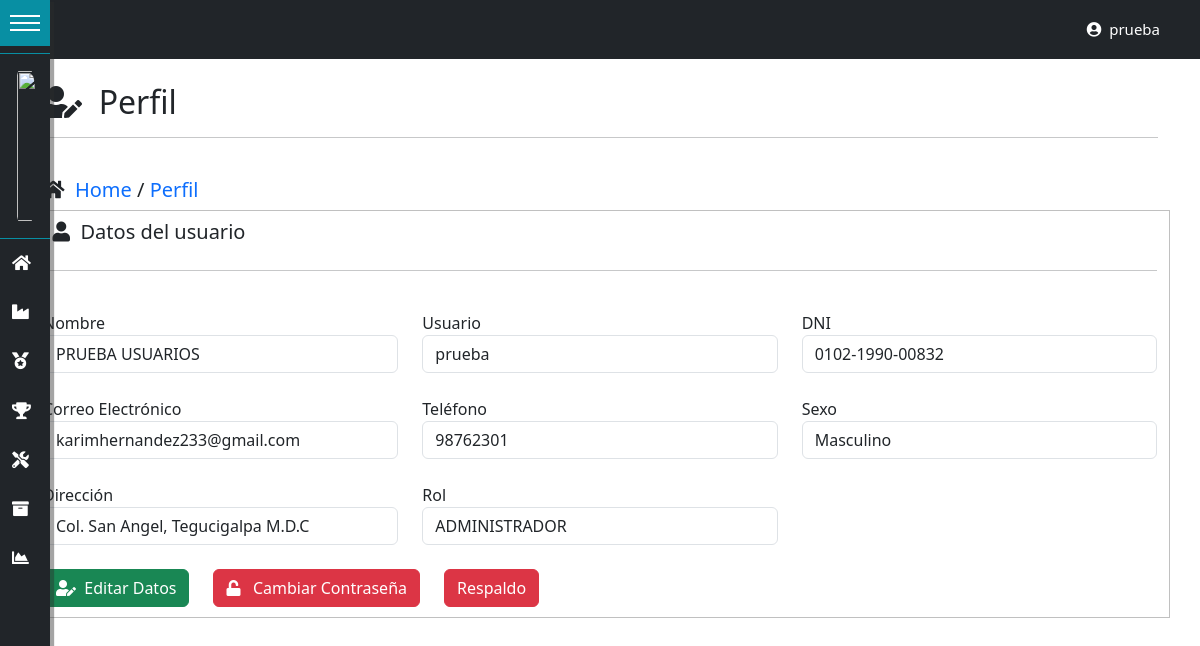
Before: /perfil/1 (signed in) with the older database file.
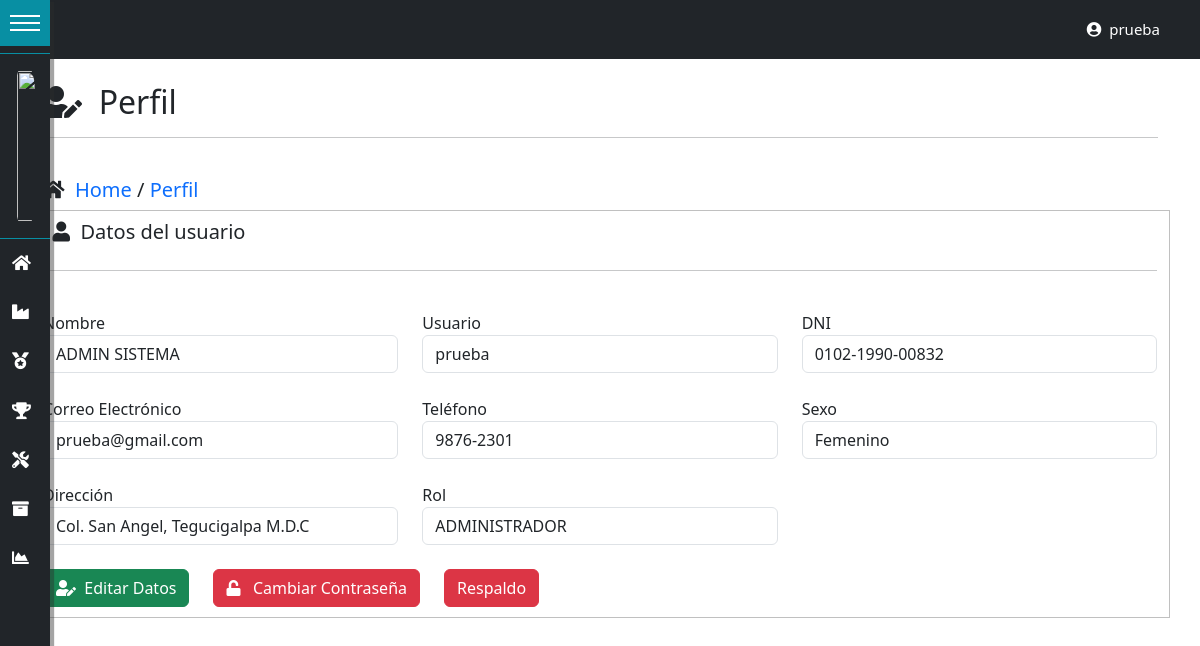
After: the same page with the newer database file.
### tables this page shows
CREATE TABLE IF NOT EXISTS `usuarios` (
  `id_usuario` int(11) NOT NULL AUTO_INCREMENT,
  `id_persona` int(11) DEFAULT NULL,
  `usuario` varchar(50) NOT NULL,
  `estado` enum('Activo','Inactivo','Bloqueado','Eliminado') NOT NULL,
  `contrasena` varchar(100) NOT NULL,
  `id_rol` int(11) DEFAULT NULL,
  `fecha_ultima_conexion` datetime DEFAULT NULL,
  `correo_electronico` varchar(50) NOT NULL,
  `creado_por` varchar(30) NOT NULL,
  `fecha_creacion` datetime NOT NULL,
  `modificado_por` varchar(30) DEFAULT NULL,
  `fecha_modificacion` datetime DEFAULT NULL,
  PRIMARY KEY (`id_usuario`) USING BTREE,
  KEY `FK_empleados_roles` (`id_rol`) USING BTREE,
  KEY `FK_usuarios_personas` (`id_persona`),
  CONSTRAINT `FK_usuarios_personas` FOREIGN KEY (`id_persona`) REFERENCES `personas` (`id_persona`) ON DELETE NO ACTION ON UPDATE NO ACTION,
  CONSTRAINT `FK_usuarios_roles` FOREIGN KEY (`id_rol`) REFERENCES `roles` (`id_rol`) ON DELETE NO ACTION ON UPDATE NO ACTION
);

CREATE TABLE IF NOT EXISTS `personas` (
  `id_persona` int(11) NOT NULL AUTO_INCREMENT,
  `nombres` varchar(50) DEFAULT NULL,
  `apellidos` varchar(50) DEFAULT NULL,
  `dni` varchar(20) DEFAULT NULL,
  `telefono` varchar(15) DEFAULT NULL,
  `sexo` enum('Masculino','Femenino') DEFAULT NULL,
  `direccion` varchar(300) DEFAULT NULL,
  `creado_por` varchar(30) DEFAULT NULL,
  `fecha_creacion` datetime DEFAULT NULL,
  `modificado_por` varchar(30) DEFAULT NULL,
  `fecha_modificacion` datetime DEFAULT NULL,
  PRIMARY KEY (`id_persona`)
);

CREATE TABLE IF NOT EXISTS `roles` (
  `id_rol` int(11) NOT NULL AUTO_INCREMENT,
  `rol` varchar(50) NOT NULL,
  `descripcion` varchar(200) NOT NULL,
  `creado_por` varchar(50) NOT NULL,
  `fecha_creacion` datetime NOT NULL,
  `modificado_por` varchar(50) DEFAULT NULL,
  `fecha_modificacion` datetime DEFAULT NULL,
  PRIMARY KEY (`id_rol`) USING BTREE
);

### controladores/vistasControlador.php (called while the page is built, shortened)
<?php
	class vistasControlador extends vistasModelo{
		public function obtener_plantilla_controlador(){
			return require_once "./vistas/plantilla.php";
		}
	}

### index.php (called while the page is built, shortened)
<?php
	require_once "./controladores/vistasControlador.php";
	$plantilla = new vistasControlador();
	$plantilla->obtener_plantilla_controlador();

### config/conexion.php (called while the page is built, shortened)
<?php
class ConexionBD{
    protected $manejador = "mysql";
    private static $servidor = "localhost";
    private static $usuario = "root";
    private static $pass = "";
    protected $db_name = "dbsorteo";
    protected function getConexion(){
        try{
            $parametros=array(PDO::ATTR_PERSISTENT=>true,PDO::MYSQL_ATTR_INIT_COMMAND=>"SET NAMES utf8");
            $this->conexion=new PDO($this->manejador.":host=".self::$servidor.";dbname=".$this->db_name,self::$usuario,self::$pass,$parametros);
            return $this->conexion;
        }
        catch(PDOException $e){
            echo 'Error en la conexion a la BD :'.$e->getMessage();
        }
    }
}

### DatosTablas/obtenerDatosUsuarios.php (called while the page is built, shortened)
<?php
require_once("./config/conexion.php");
class obtenerDatosUsuarios extends ConexionBD{
    public function datosPerfil($id){
        $sql="SELECT u.id_usuario, u.id_persona, u.id_rol, u.usuario, p.nombres, p.apellidos, u.estado,r.rol,
        u.correo_electronico,p.dni, p.telefono,p.sexo,p.direccion from usuarios u
        inner join roles r on r.id_rol=u.id_rol
        inner join personas p on p.id_persona=u.id_persona
        where u.id_usuario='$id'";
        $resultado=$this->conexion->query($sql) or die ($sql);
        return $resultado;
    }
}

### vistas/contenidos/perfil-view.php (the view, shortened to what the rows shown need)
<?php
include("./DatosTablas/obtenerDatosUsuarios.php");
?>
<br>
<div class="container">
    <h2><i class="fas fa-user-edit"></i>&nbsp; Perfil</h2>
    <br>
</div>
<div class="container perfil-contenedor">
    <br>
    <?php
      $host= $_SERVER["HTTP_HOST"];
      $url= $_SERVER["REQUEST_URI"];
      $url_completa="http://" . $host . $url;
      $id = explode('/',$url_completa)[5];
        $datos=new obtenerDatosUsuarios();
        $resultado=$datos->datosPerfil($id);
        foreach ($resultado as $fila){
    ?>
        <div class="row">
                    <div class="col-10 col-md-4">
                        <div class="form-group">
                <label class="color-label">Nombre</label>
                        <input type="text" class="form-control" value="<?php echo $fila['nombres'] . ' ' .  $fila['apellidos']?>" readonly>
                            </div>
                        </div>
                    <div class="col-10 col-md-4">
                        <div class="form-group">
                <label class="color-label">Usuario</label>
                            <input type="text" class="form-control" value="<?php echo $fila['usuario'] ?>" readonly>
                        </div>
                    </div>
            <div class="col-10 col-md-4">
                        <div class="form-group">
                <label class="color-label">DNI</label>
                        <input type="text" class="form-control" value="<?php echo $fila['dni'] ?>" readonly>
                        </div>
                    </div>
        </div>
        <br>
        <div class="row">
                    <div class="col-10 col-md-4">
                        <div class="form-group">
                <label class="color-label">Correo Electrónico</label>
                        <input type="text" class="form-control" value="<?php echo $fila['correo_electronico'] ?>" readonly>
                            </div>
                        </div>
                    <div class="col-10 col-md-4">
                        <div class="form-group">
                <label class="color-label">Teléfono</label>
                            <input type="text" class="form-control" value="<?php echo $fila['telefono'] ?>" readonly>
                        </div>
                    </div>
            <div class="col-10 col-md-4">
                        <div class="form-group">
                <label class="color-label">Sexo</label>
                        <input type="text" class="form-control" value="<?php echo $fila['sexo'] ?>" readonly>
                        </div>
                    </div>
        </div>
        <br>
        <div class="row">
                    <div class="col-10 col-md-4">
                        <div class="form-group">
                <label class="color-label">Dirección</label>
                        <input type="text" class="form-control" value="<?php echo $fila['direccion'] ?>" readonly>
                            </div>
                        </div>
                    <div class="col-10 col-md-4">
                        <div class="form-group">
                <label class="color-label">Rol</label>
                            <input type="text" class="form-control" value="<?php echo $fila['rol'] ?>" readonly>
                        </div>
                    </div>
        </div>
        <br>
        <?php
                }
        ?>

Changed rows visible on the page:
changed usuarios "prueba": id_persona.apellidos "PRUEBA USUARIOS" → "ADMIN SISTEMA"; correo_electronico "karimhernandez233@gmail.com" → "prueba@gmail.com"; id_persona.telefono "98762301" → "9876-2301"; id_persona.sexo "Masculino" → "Femenino"
